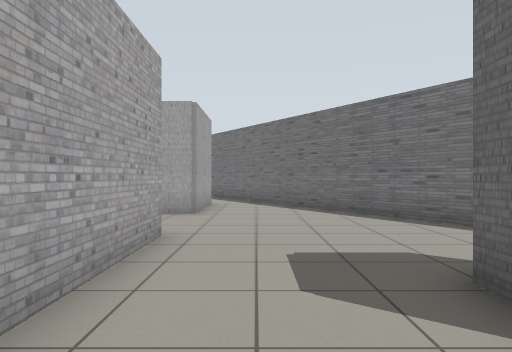
view 1 (above)

17 first-person views from a walk through a Gazebo world. The camera is 0.94 m above the floor, looks level and sees 70° across. The floor is counted in squares, 1 m on a side. Each view is taken from the middle of a square. On the plan, view 1 faces up. The plan holds only what a view shows up to about 13 squares ahead; the rest is blank.

view 2
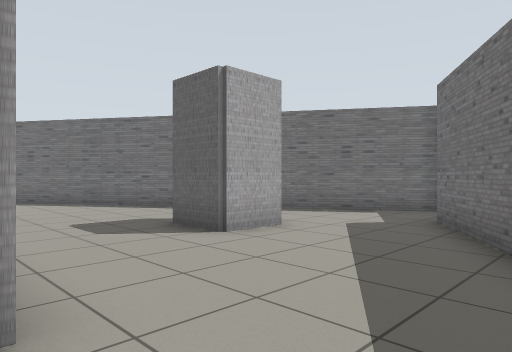

view 3
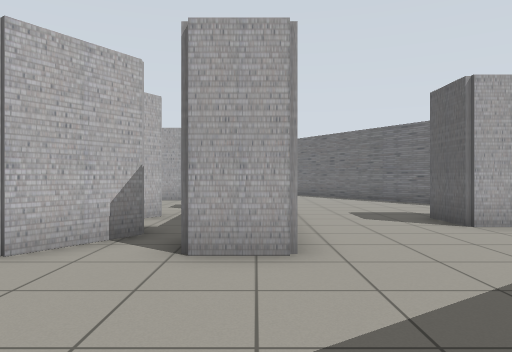

view 4
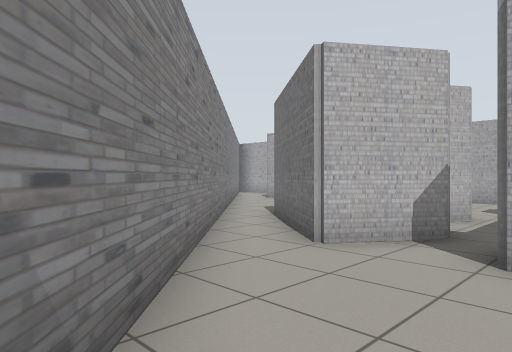

view 5
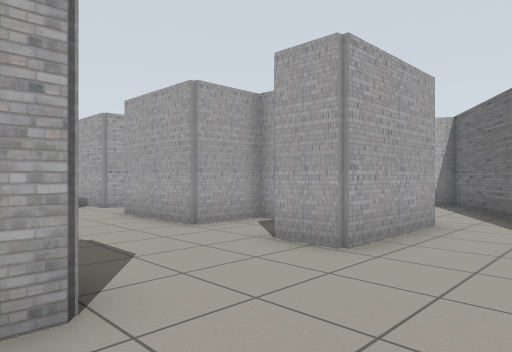

view 6
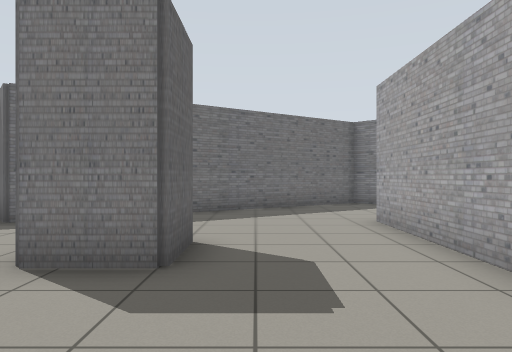

view 7
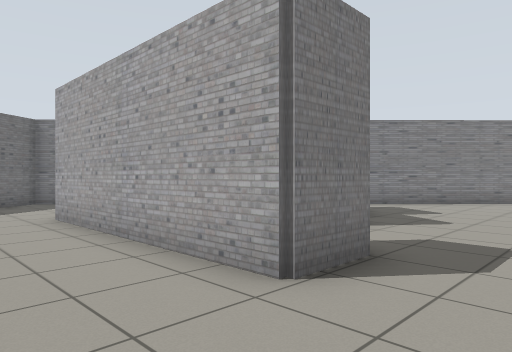

view 8
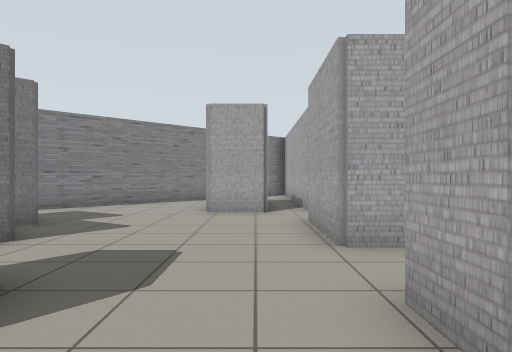

view 9
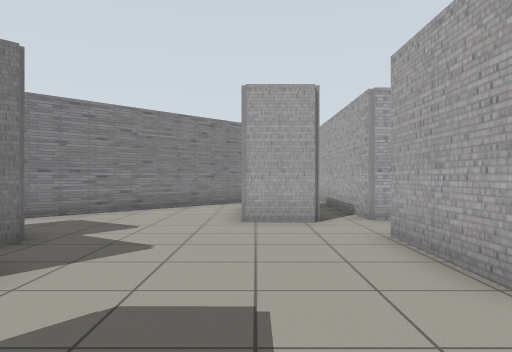

view 10
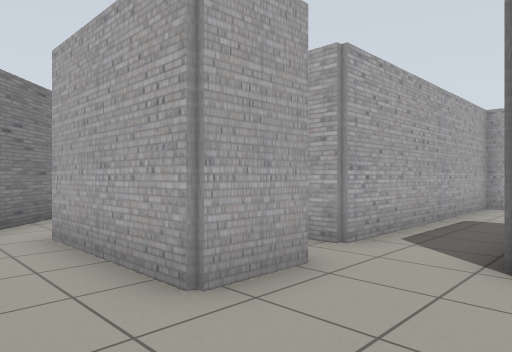

view 11
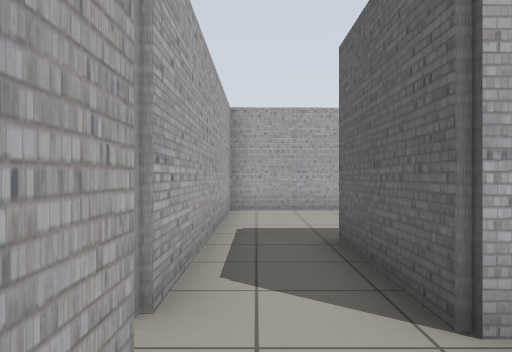

view 12
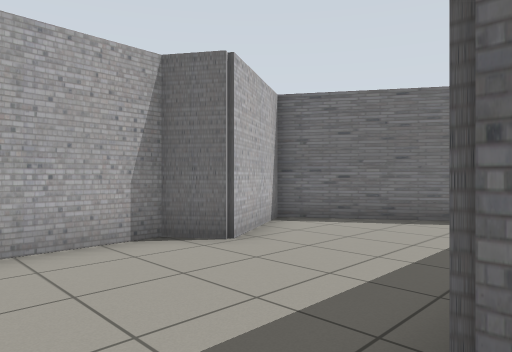

view 13
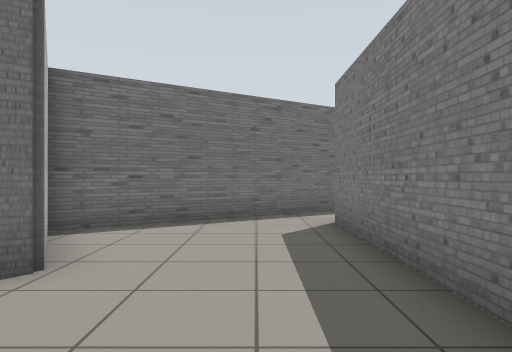

view 14
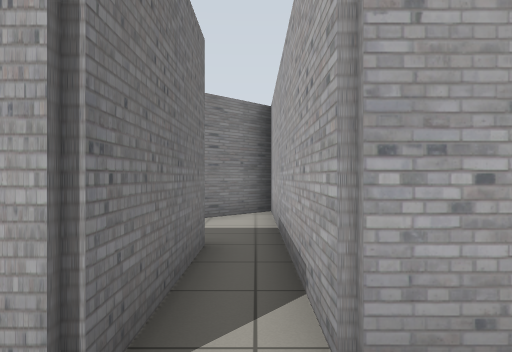

view 15
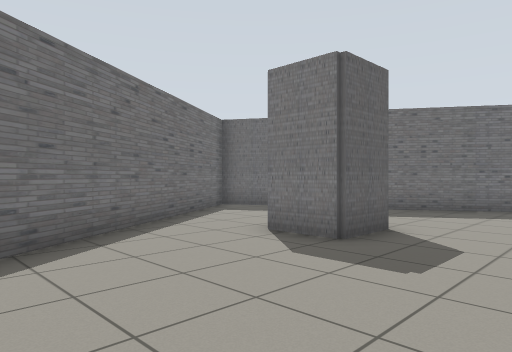

view 16
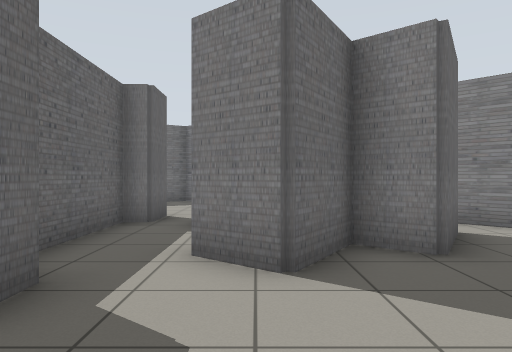

view 17
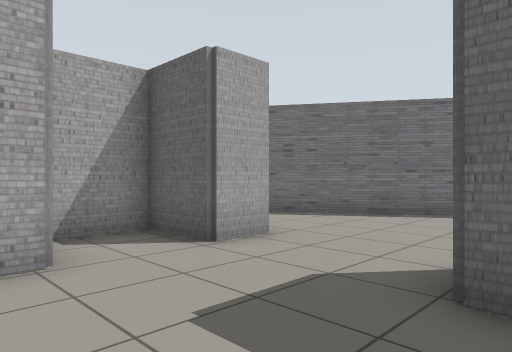

### Floor plan
Key: @ floor where view 1 was taken; # wall or solid block; . floor; T thing the floor can be seen under or through.
Columns run from 18 left of view 1 to 8 right of it. Each row starts with its distance up from view 1.
 18               ###
 17         #######.#
 16         #.......##
 15         #........##
 14         #.........#
 13         #.........##
 12         #.#######..##
 11         #.#  ####...#
 10 #########.## #.##...##
  9 #..........###.......##
  8 ###..####.............#
  7   ##.####.............##
  6    ##..........##......##
  5     ##.........##.......#
  4      ##......TT.#.......##
  3       ##...##TT #...##...#
  2        ##.##    #...##...##
  1         ####  T #.........#
  0             ##.T#.@.......#
 -1             ##.........####
 -2             #........###
 -3             ##......##
 -4              ##...###
 -5               ##.##
 -6                ###

Positions as (right, up) in squares from view 1, and headings:
1: (0, 0), facing up
2: (-2, -3), facing up-right
3: (-2, -5), facing up
4: (-2, -5), facing up-left
5: (1, 5), facing up-left
6: (1, 7), facing down
7: (1, 8), facing down-left
8: (0, 8), facing left
9: (-2, 7), facing left
10: (-7, 5), facing up-left
11: (-9, 7), facing up
12: (-9, 12), facing up-right
13: (-9, 14), facing right
14: (-8, 9), facing left
15: (-1, 8), facing down-right
16: (-5, 8), facing down
17: (-6, 5), facing up-right
